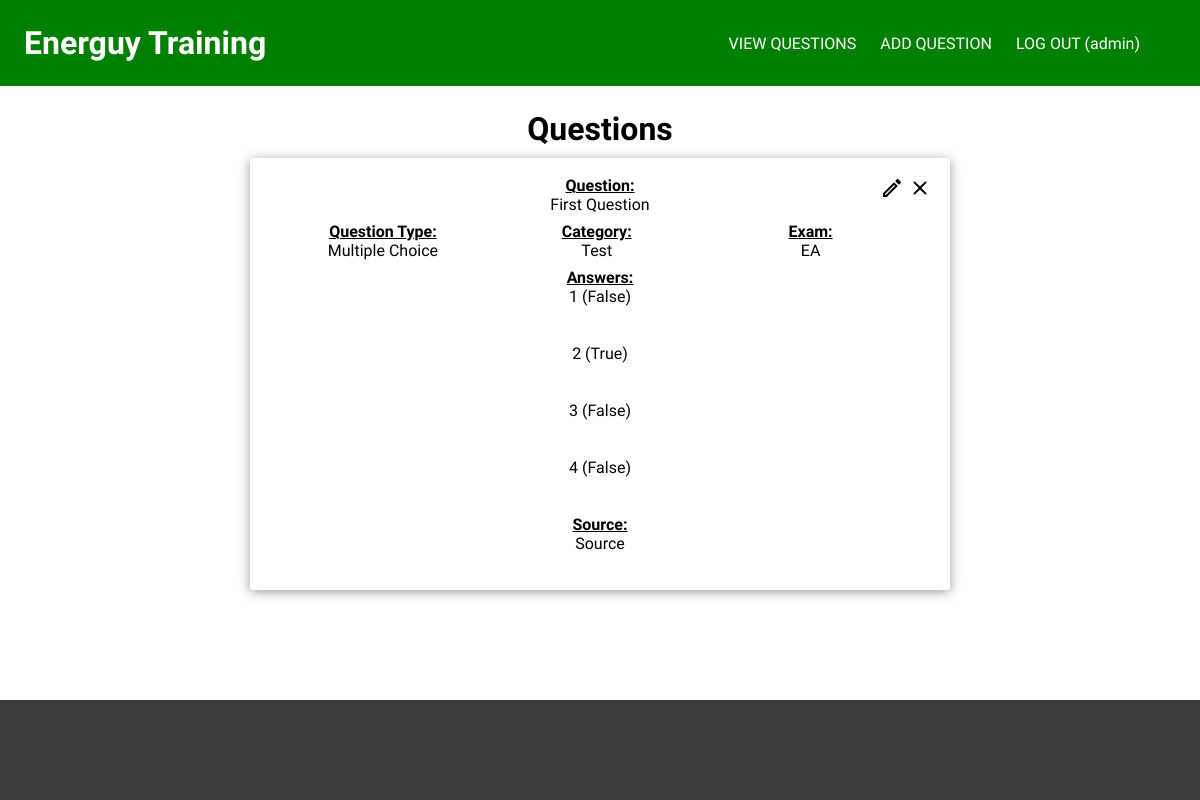
The page /questions (signed in) on the database as committed earlier.
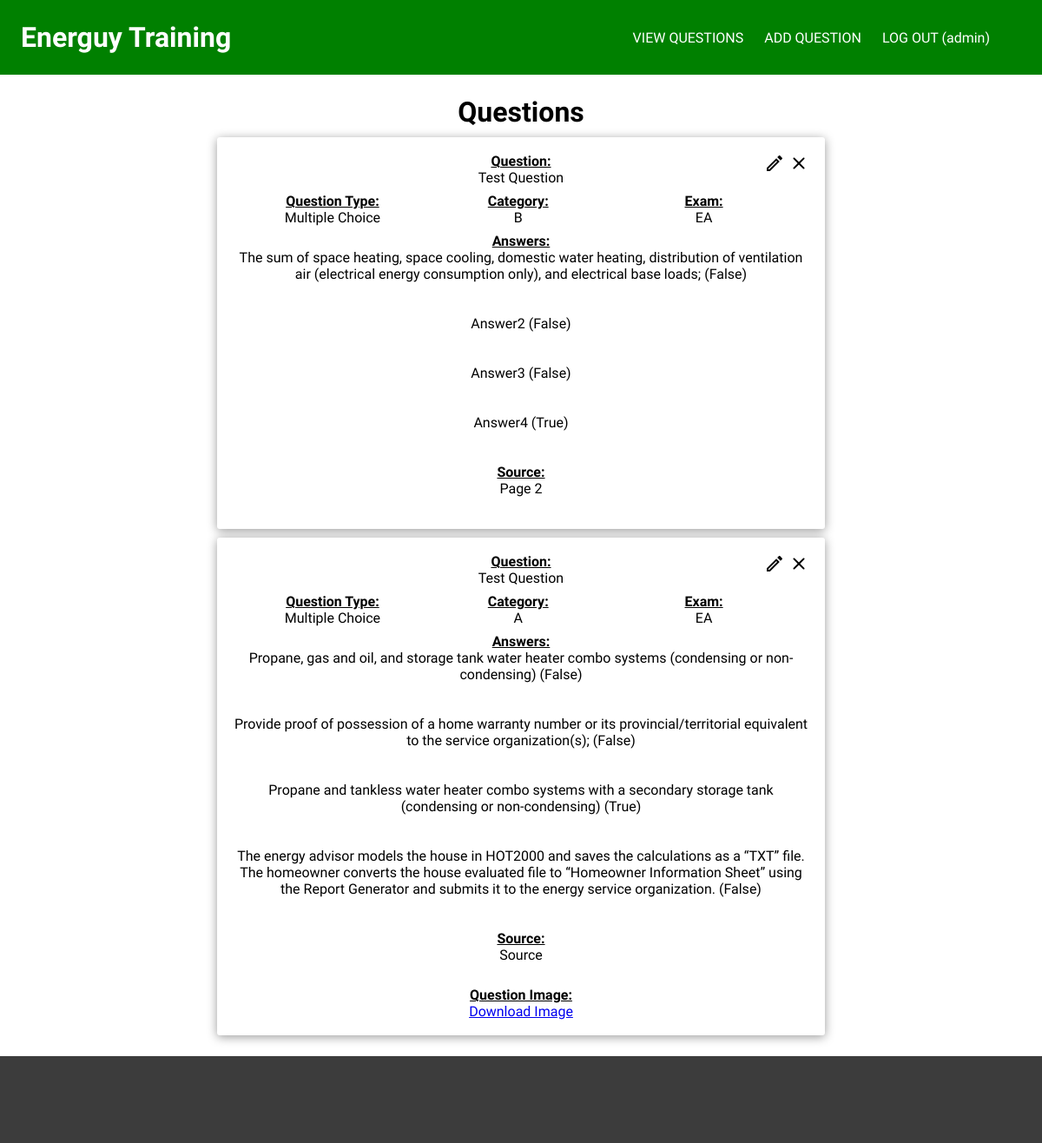
The same page on the database as committed later.
### package/models.py (models this page shows, shortened)
class User(db.Model, UserMixin):
  __tablename__ = 'Users'
  id = db.Column(db.Integer, primary_key=True)
  username = db.Column(db.String(1000), unique=True, nullable=False)
  password = db.Column(db.String(1000), nullable=False)

class Question(db.Model):
  __tablename__ = 'Questions'
  id = db.Column(db.Integer, primary_key=True)
  exam = db.Column(db.String(1000), nullable=False)
  category = db.Column(db.String(1000), nullable=False)
  question = db.Column(db.String(1000), nullable=False)
  question_type = db.Column(db.String(1000), nullable=False)
  question_image = db.Column(db.String(1000), nullable=True)
  answer_1 = db.Column(db.String(2000), nullable=False)
  answer_2 = db.Column(db.String(2000), nullable=False)
  answer_3 = db.Column(db.String(2000), nullable=False)
  answer_4 = db.Column(db.String(2000), nullable=False)
  answers = db.Column(db.String(12000), nullable=False)
  source = db.Column(db.String(1000), nullable=False)

### package/routes.py (the view)
@app.route('/questions', methods=['GET', 'POST'])
@login_required
def questions():
  questions = Question.query.all()
  return render_template('questions.html', title = 'Questions', questions=questions)

### package/__init__.py (called while the page is built)
@login_manager.user_loader
def load_user(user_id):
  return User.query.get(int(user_id))

### package/templates/questions.html
{% extends 'base.html' %}
{% block content %}
  <h1>Questions</h1>
  {% for question in questions %}
    <div class="card">
      <div class="questions">
        <div>
          <h4>Question:</h4>
          <p>{{ question.question }}</p>
        </div>
        <div class="types">
          <div>
            <h4>Question Type:</h4>
            <p>{{ question.question_type }}</p>
          </div>
          <div>
            <h4>Category:</h4>
            <p>{{ question.category }}</p>
          </div>
          <div>
            <h4>Exam:</h4>
            <p>{{ question.exam}}</p>
          </div>
        </div>
      </div>
      <div class="answers">
        <h4>Answers:</h4>
        <p>{{ question.answer_1 }}</p><br><p>{{ question.correct_1 }}</p><br>
        <p>{{ question.answer_2 }}</p><br><p>{{ question.correct_2 }}</p><br>
        <p>{{ question.answer_3 }}</p><br><p>{{ question.correct_3 }}</p><br>
        <p>{{ question.answer_4 }}</p><br><p>{{ question.correct_4 }}</p><br>
        <h4>Source:</h4>
        <p>{{ question.source }}</p>
        <br>
      </div>
      {% if question.question_image and question.question_image != 'No Image'%}
        <div>
          <h4>Question Image:</h4>
          <a target="_blank" class="image-link" href="{{ question.question_image }}">Download Image</a>
        </div>
      {% endif %}
      <div class="icon close">
        <a href="/edit/{{ question.id }}/origin-questions">
          <img src="{{ url_for('static', filename='icons/edit.svg') }}">
        </a>
        <a href="/delete-question/{{ question.id }}/origin-questions">
          <img src="{{ url_for('static', filename='icons/close.svg') }}">
        </a>
      </div>
    </div>
  {% endfor %}
{% endblock content %}

### package/templates/base.html (shortened to what this page needs)
<!DOCTYPE html>
<html>
  <head>
    <link rel='stylesheet' type='text/css' href="{{ url_for('static', filename='style.css') }}">
  </head>
  <body>
    <div class="page-container">
      <header>
        <div class="logo">
          <a href="{{ url_for('home') }}">
            <h1>Energuy Training</h1>
          </a>
        </div>
        <div class="nav">
          <ul>
            <a href="{{ url_for('questions') }}">
              VIEW QUESTIONS
            </a>
            <a href="{{ url_for('add_question') }}">
              ADD QUESTION
            </a>
            {% if current_user.is_authenticated %}
              <a href="{{ url_for('logout') }}">
                LOG OUT ({{ current_user.username }})
              </a>
            {% else %}
              <a href="{{ url_for('login') }}">
                LOG IN
              </a>
            {% endif %}
          </ul>
        </div class="nav">
      </header>
      <main>
        <div class="container">
          {% block content %}
          {% endblock %}
        </div>
      </main>
      <footer>
      </footer>
    </div>
  </body>
</html>

### package/static/style.css (style rules this page uses)
* { padding: 0; margin: 0; box-sizing: border-box; font-family: 'Raleway', sans-serif; text-align: center; }
header { background-color: green; display: flexbox; justify-content: center; }
header h1 { text-align: center; padding: 2vw 0; color: white; }
header div { padding: 0 2vw; }
header .nav { width: 100vw; display: flex; justify-content: center; align-items: center; }
header ul { text-align: center; }
header ul a { display: block; padding: 1vh; width: 100vw; }
header a { color: white; text-decoration: none; }
.container { margin: 2vh 5vw; }
.container h1 { margin-bottom: 10px; }
.card { position: relative; padding: 10px; background-color: white; border-radius: 3px; box-shadow: 0 2px 12px 0 rgba(0,0,0,0.4); margin: 10px; overflow-wrap: break-word; }
.card div { margin: 1vh; }
.questions { margin-top: 5vh; }
.types { display: flex; justify-content: left; }
.types div { width: 33%; margin: 0; }
.icon { position: absolute; top: 10px; }
.icon a { text-decoration: none; }
.icon a img { width: 24px; height: 24px; }
.close { right: 10px; }
h4 { font-weight: bold; text-decoration: underline; }
main { padding-bottom: 100px; }
footer { height: 100px; background-color: rgb(60,60,60); width: 100%; position: absolute; bottom: 0; }
.page-container { position: relative; min-height: 100vh; }
@media only screen and (min-width: 720px) { header { position: relative; display: flex; justify-content: initial; align-items: center; } }
@media only screen and (min-width: 720px) { header h1 { text-align: left; } }
@media only screen and (min-width: 720px) { header .nav { position: absolute; height: 100%; right: 2vw; } }
@media only screen and (min-width: 720px) { header ul { display: flex; position: relative; align-items: center; height: 100%; } }
@media only screen and (min-width: 720px) { header ul a { display: inline-flex; padding: 0 1vw; height: 100%; width: auto; align-items: center; } }
@media only screen and (min-width: 720px) { header .nav { width: auto; } }
@media only screen and (min-width: 720px) { .container { margin: 2vw 20vw; } }

Rows that differ between the two databases and show on the page:
changed Question: question "First Question" → "Test Question"; category "Test" → "B"; answer_1 "1 (False)" → "The sum of space heating, space cooling, domestic water heating, distribution of ventilation air (electrical energy consumption only), and electrical base loads; (False)"; answer_2 "2 (True)" → "Answer2 (False)"; answer_3 "3 (False)" → "Answer3 (False)"; answer_4 "4 (False)" → "Answer4 (True)"; source "Source" → "Page 2"
added Question: question "Test Question", question_type "Multiple Choice", category "A", exam "EA", answer_1 "Propane, gas and oil, and storage tank water heater combo systems (condensing or non-condensing) (False)", answer_2 "Provide proof of possession of a home warranty number or its provincial/territorial equivalent to the service organization(s); (False)", answer_3 "Propane and tankless water heater combo systems with a secondary storage tank (condensing or non-condensing) (True)", answer_4 "The energy advisor models the house in HOT2000 and saves the calculations as a “TXT” file. The homeowner converts the house evaluated file to “Homeowner Information Sheet” using the Report Generator and submits it to the energy service organization. (False)", source "Source"
